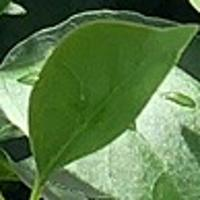
#> input picture original/1/Picture1.png, 200 x 200 px; its folder holds only this picture in this run
$ jupyter execute --allow-errors dip1128.ipynb   (older library calls are emulated)
#> lines starting #> are read from the running program, lines starting #| are printed output that depends on the picture; after the words box and inside, x2 and y2 are one past the last pixel; in counts of white or black regions, pixels touching at a corner belong together
#> further down, img is the input picture: shape (200, 200, 3); mean B, G, R 72.8, 122.6, 90.5
#> `img_gray = cv2.cvtColor(img, cv2.COLOR_BGR2GRAY)`:
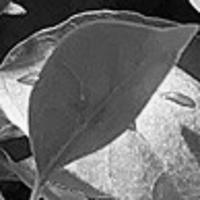
#> img_gray: shape (200, 200); min 1, max 251, mean 107.3
#> after the loop `for i in range(2000):`:
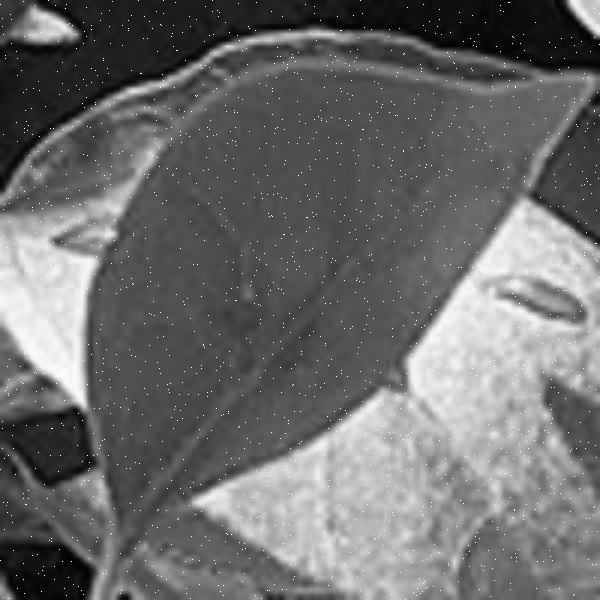
#> newImage: shape (600, 600); min 1, max 255, mean 108.1
#> `plt.show()`:
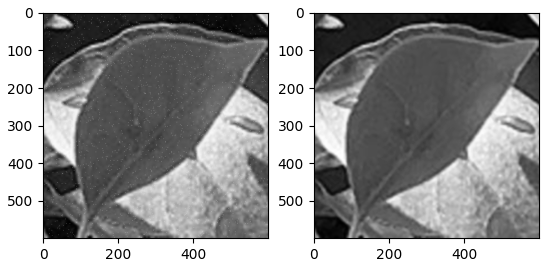
#> figure drawn by matplotlib, 2 panels
#> `ret,thresh1 = cv2.threshold(newImage,127,255,cv2.THRESH_BINARY)`:
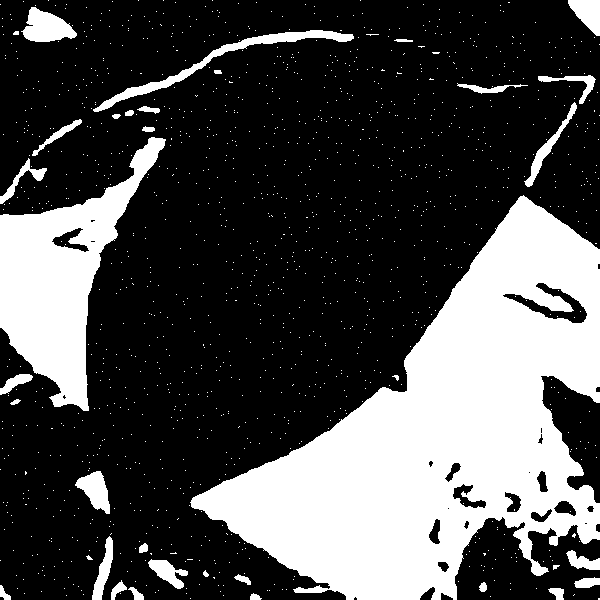
#> thresh1: shape (600, 600); 29.7% white; 1380 white regions (1345 under 20 px), largest, box (x1, y1, x2, y2) and area: (190, 195, 600, 600) 77919, (0, 137, 166, 411) 17367, (93, 30, 354, 112) 2104
#> `ret,thresh3 = cv2.threshold(newImage,127,255,cv2.THRESH_TRUNC)`:
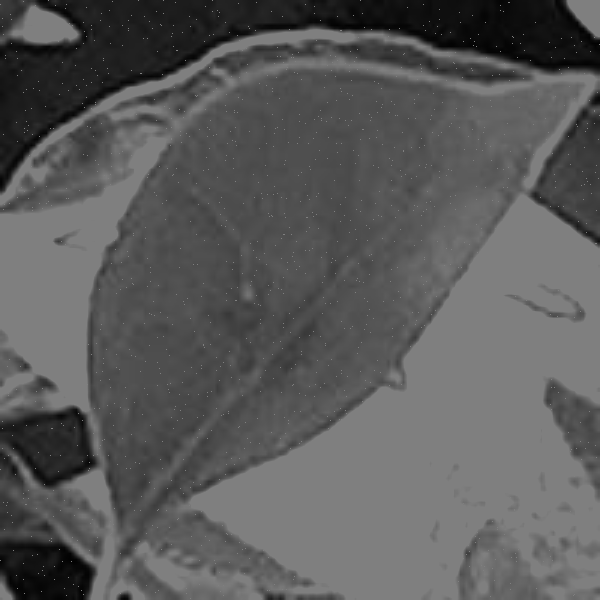
#> thresh3: shape (600, 600); min 1, max 127, mean 90.2
#> `ret,thresh4 = cv2.threshold(newImage,127,255,cv2.THRESH_TOZERO)`:
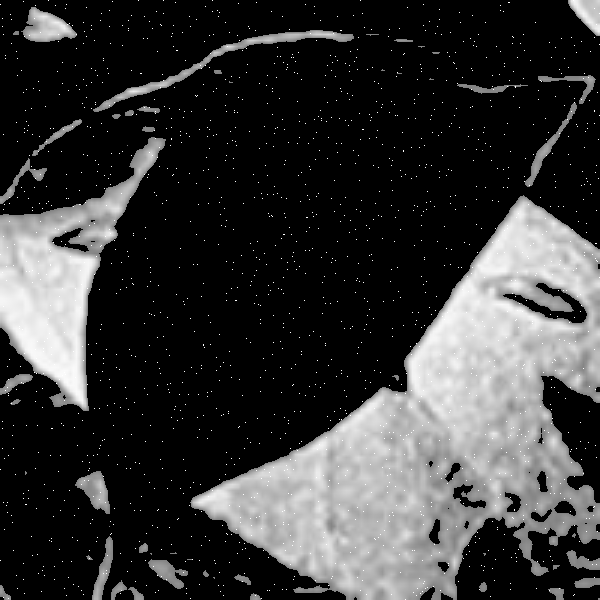
#> thresh4: shape (600, 600); min 0, max 255, mean 55.6
#> `ret,thresh5 = cv2.threshold(newImage,127,255,cv2.THRESH_TOZERO_INV)`:
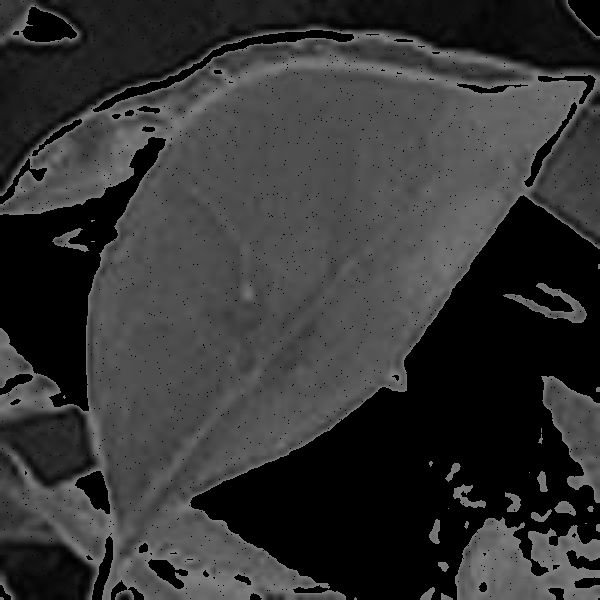
#> thresh5: shape (600, 600); min 0, max 127, mean 52.4
#> `HuMoments = cv2.HuMoments(cv2.moments(newImage)).flatten()`: HuMoments = [0.00142, 3.44e-08, 2.63e-11, 5.69e-11, -4.9e-22, 6.31e-15, -2.14e-21]
#> `df1 = pd.DataFrame(HuMoments,columns=['H[0]','H[1]','H[2]','H[3]','H[4..`: df1 = table of 1 rows and 7 columns
[cell 1]
import os
import cv2
import sys
import numpy as np
import pandas as pd
import torch
from torch import nn, optim
import torch.nn.functional as F
from torch.autograd import Variable
import matplotlib.pyplot as plt
from sklearn.preprocessing import LabelEncoder
from PIL import Image,ImageFilter

[cell 2]
original_path0 = "original/0/"
original_path1 = "original/1/"
resize_path0 = "resize/0/"
#> (the rest of this cell did not finish here and is left out)

### 数字图像处理

[cell 3]
#分别将original下的文件夹中的图片压缩为600*600的图片，并存入resize文件夹下
df = pd.DataFrame(columns=['H[0]','H[1]','H[2]','H[3]','H[4]','H[5]','H[6]','label'])
#> (the rest of this cell did not finish here and is left out)

[cell 4]
class Net(nn.Module):
    def __init__(self):
        super(Net, self).__init__()
        self.FC1 = nn.Linear(7, 32)
        self.FC2 = nn.Linear(32, 2)

    def forward(self, x):
        x = F.relu(self.FC1(x))
        x = self.FC2(x)
        return x

#> (a cell that did not finish here is left out)

[cell 6]
from sklearn.preprocessing import OneHotEncoder
dataset0 = pd.read_csv("./train/0.csv")
#> (reads train/0.csv from the repository)
dataset1 = pd.read_csv("./train/1.csv")
#> (reads train/1.csv from the repository)
